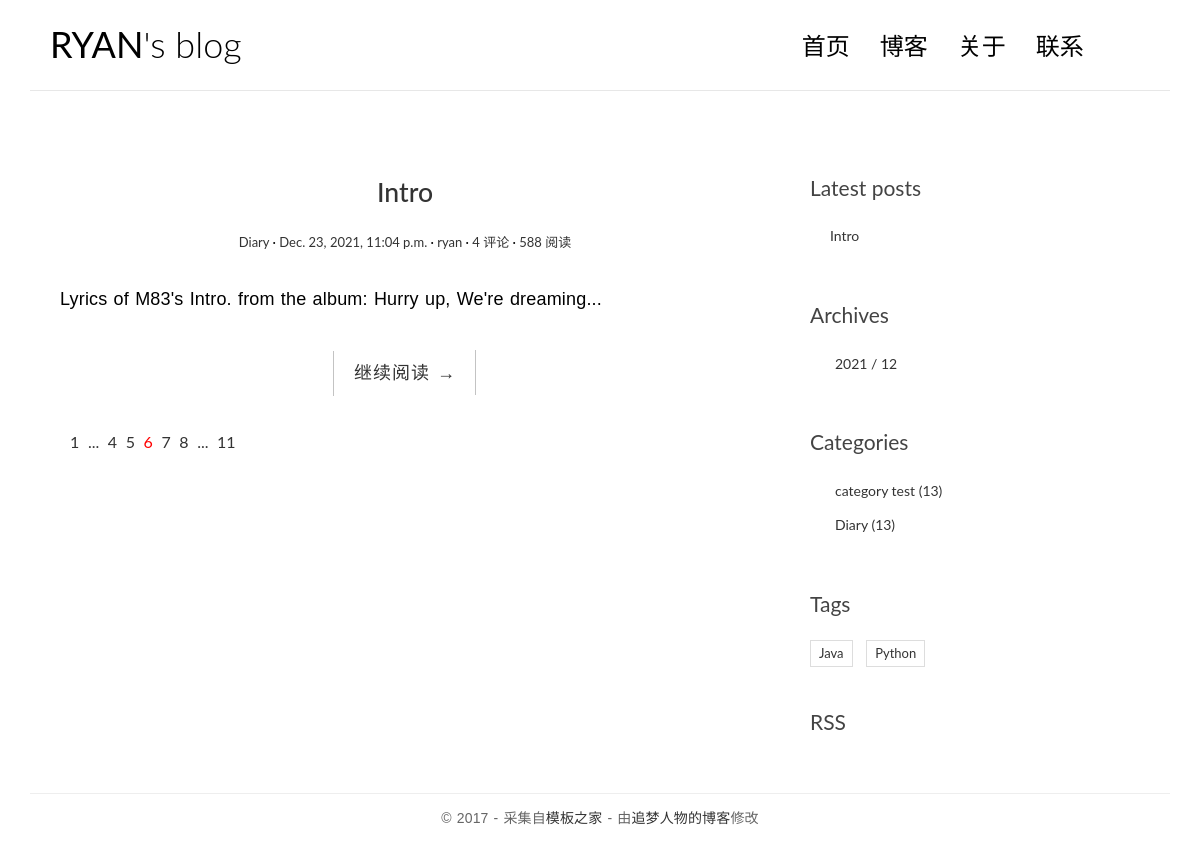
Before: / with the older database file.
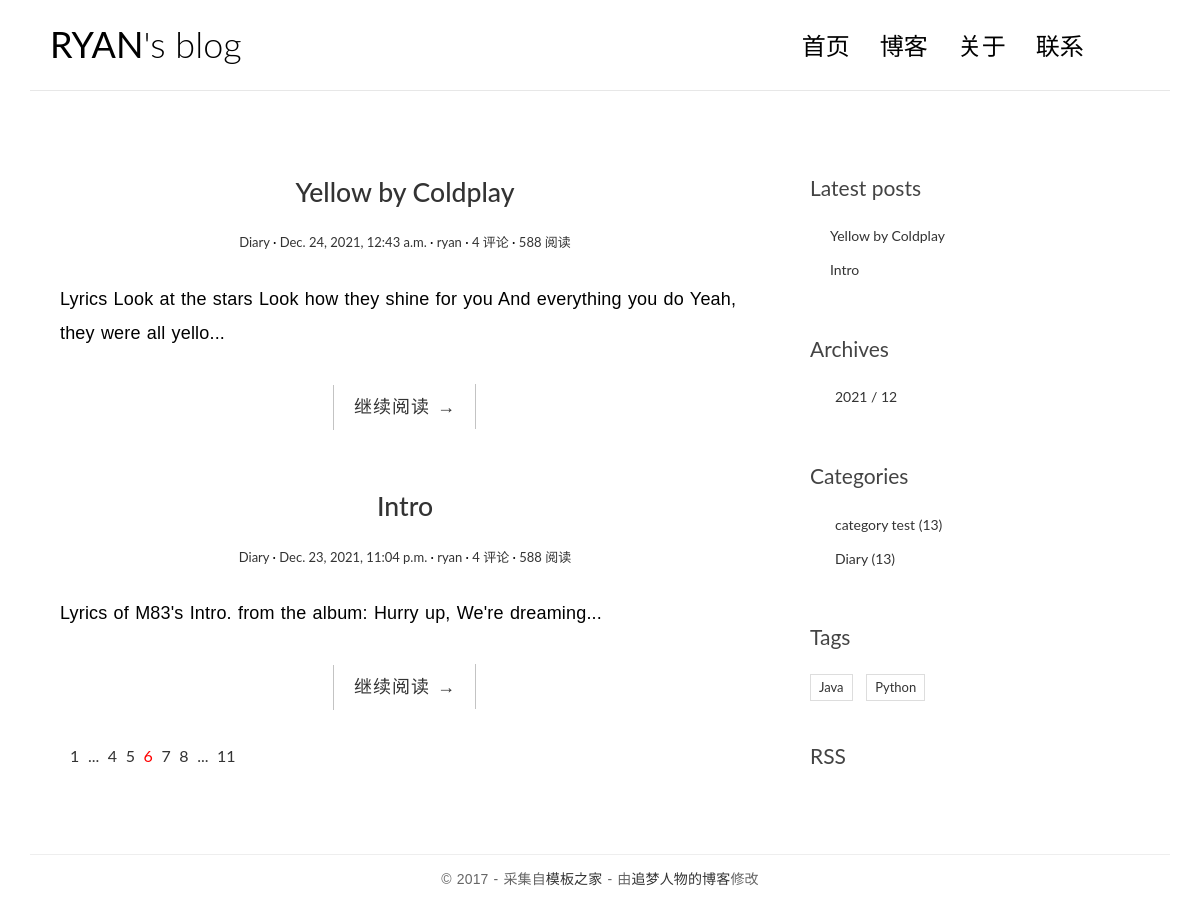
After: the same page with the newer database file.
### blog/models.py (models this page shows, shortened)
class Post(models.Model):
    title = models.CharField(max_length=70)
    body = models.TextField()
    created_time = models.DateTimeField('created_time', default=timezone.now)
    modified_time = models.DateTimeField()
    excerpt = models.CharField(max_length=200, blank=True)
    category = models.ForeignKey(Category, on_delete=models.CASCADE)
    tags = models.ManyToManyField(Tag, blank=True)
    author = models.ForeignKey(User, on_delete=models.CASCADE)
    def get_absolute_url(self):
        return reverse('blog:detail', kwargs={'pk': self.pk})

class Category(models.Model):
    name = models.CharField(max_length=100)

class Tag(models.Model):
    name = models.CharField(max_length=100)

### blog/views.py (the view)
# urls.py: path('', views.index, name='index'),
def index(request):
    post_list = Post.objects.all().order_by('-created_time')
    return render(request, 'blog/index.html', context={'post_list': post_list})

### blog/templatetags/blog_extras.py (called while the page is built)
@register.inclusion_tag('blog/inclusions/_recent_posts.html', takes_context=True)
def show_recent_posts(context, num=5):
    return {
        'recent_post_list': Post.objects.all().order_by('-created_time')[:num],
    }

@register.inclusion_tag('blog/inclusions/_archives.html', takes_context=True)
def show_archives(context):
    return {
        'date_list': Post.objects.dates('created_time', 'month', order='DESC'),
    }

@register.inclusion_tag('blog/inclusions/_categories.html', takes_context=True)
def show_categories(context):
    return {
        'category_list': Category.objects.all(),
    }

@register.inclusion_tag('blog/inclusions/_tags.html', takes_context=True)
def show_tags(context):
    return {
        'tag_list': Tag.objects.all(),
    }

### templates/blog/index.html
{% extends 'base.html' %}
{% block main %}
    {% for post in post_list %}
        <article class="post post-1">
            <header class="entry-header">
                <h1 class="entry-title">
                    <a href="{{ post.get_absolute_url }}">{{ post.title }}</a>
                </h1>
                <div class="entry-meta">
                    <span class="post-category"><a href="#">{{ post.category.name }}</a></span>
                    <span class="post-date"><a href="#"><time class="entry-date"
                                                              datetime="{{ post.created_time }}">{{ post.created_time }}</time></a></span>
                    <span class="post-author"><a href="#">{{ post.author }}</a></span>
                    <span class="comments-link"><a href="#">4 评论</a></span>
                    <span class="views-count"><a href="#">588 阅读</a></span>
                </div>
            </header>
            <div class="entry-content clearfix">
                <p>{{ post.excerpt }}...</p>
                <div class="read-more cl-effect-14">
                    <a href="{{ post.get_absolute_url }}" class="more-link">继续阅读 <span class="meta-nav">→</span></a>
                </div>
            </div>
        </article>
    {% empty %}
        <div class="no-post">No post yet.</div>
    {% endfor %}
    <div class="pagination">
        <ul>
            <li><a href="">1</a></li>
            <li><a href="">...</a></li>
            <li><a href="">4</a></li>
            <li><a href="">5</a></li>
            <li class="current"><a href="">6</a></li>
            <li><a href="">7</a></li>
            <li><a href="">8</a></li>
            <li><a href="">...</a></li>
            <li><a href="">11</a></li>
        </ul>
    </div>
{% endblock main %}

### templates/blog/inclusions/_recent_posts.html
<div class="widget widget-recent-posts">
  <h3 class="widget-title">Latest posts</h3>
  <ul>
    {% for post in recent_post_list %}
      <li>
        <a href="{{ post.get_absolute_url }}">{{ post.title }}</a>
      </li>
    {% empty %}
      No post yet.
    {% endfor %}
  </ul>
</div>

### templates/blog/inclusions/_categories.html
<div class="widget widget-category">
  <h3 class="widget-title">Categories</h3>
  <ul>
    {% for category in category_list %}
      <li>
        <a href="{% url 'blog:category' category.pk %}">{{ category.name }} <span class="post-count">(13)</span></a>
      </li>
    {% empty %}
      No category yet.
    {% endfor %}
  </ul>
</div>

### templates/blog/inclusions/_tags.html
<div class="widget widget-tag-cloud">
    <h3 class="widget-title">Tags</h3>
    <ul>
        {% for tag in tag_list %}
            <li>
                <a href="{% url 'blog:tag' tag.pk %}">{{ tag.name }}</a>
            </li>
        {% empty %}
            No tag yet.
        {% endfor %}
    </ul>
</div>

Changed rows visible on the page:
added Post: title "Yellow by Coldplay", category.name "Diary", created_time "Dec. 24, 2021, 12:43 a.m.", author "ryan", excerpt "Lyrics Look at the stars Look how they shine for you And everything you do Yeah, they were all yello"
